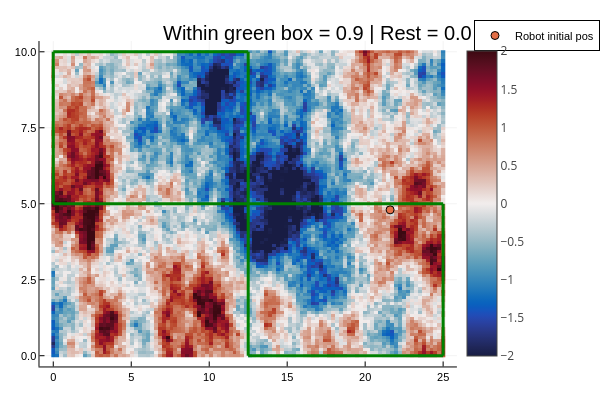

This figure's notebook cell:
### Code cell
plot()
heatmap(env_data.X, env_data.Y, env_data.W', cmap = :balance; plottype=:wx)
scatter!(first.(x0s), last.(x0s), label = "Robot initial pos")
plot!(clims=(-2,2))
# Define the range for x
x1 = 0:0.1:12.5
x3 = 0:0.1:12.5
y2 = 5.0:0.1:10.0
y4 = 5.0:0.1:10.0
x5 = 12.5:0.1:25
y7 = 0:0.1:5.0
# Define the constant y
y1 = 5 .* ones(length(x1))
y3 = 10 .* ones(length(x1))
x2 = 12.5 .* ones(length(y2))
x4 = 0.0 .* ones(length(y2))
y5 = 0.0 .* ones(length(x5))
y6 = 5.0 .* ones(length(x5))
x7 = 12.5 .* ones(length(y7))
x8 = 25 .* ones(length(y7))
                    
# Plot the line
# Top left box
plot!(x1, y1, label="", lw=3, color = "green")
plot!(x2, y2, label="", lw=3, color = "green")
plot!(x3, y3, label="", lw=3, color = "green")
plot!(x4, y4, label="", lw=3 ,color = "green")

# Bottom right box 
plot!(x5, y5, label="", lw=3, color = "green")
plot!(x5, y6, label="", lw=3, color = "green")
plot!(x7, y7, label="", lw=3, color = "green")
plot!(x8, y7, label="", lw=3 ,color = "green")

title!("Within green box = 0.9 | Rest = 0.0")

### Figure 1 — Plotly figure (JSON) as saved in the notebook; plotly's stock layout.template omitted (floating-point values rounded to 4 significant figures; data arrays with more than 128 entries replaced by an {"elided": "..."} marker saying what was removed)
{"data": [{"colorbar": {"len": 0.9039, "title": "", "x": 0.7615, "y": 0.4896}, "colorscale": {"elided": "256x2 mixed values"}, "name": "y1", "plottype": "wx", "showlegend": false, "showscale": true, "type": "heatmap", "x": [-0.1263, 0.1263, 0.3788, 0.6313, 0.8838, 1.136, 1.389, 1.641, 1.894, 2.146, 2.399, 2.652, 2.904, 3.157, 3.409, 3.662, 3.914, 4.167, 4.419, 4.672, 4.924, 5.177, 5.429, 5.682, 5.934, 6.187, 6.439, 6.692, 6.944, 7.197, 7.449, 7.702, 7.955, 8.207, 8.46, 8.712, 8.965, 9.217, 9.47, 9.722, 9.975, 10.23, 10.48, 10.73, 10.98, 11.24, 11.49, 11.74, 11.99, 12.25, 12.5, 12.75, 13.01, 13.26, 13.51, 13.76, 14.02, 14.27, 14.52, 14.77, 15.03, 15.28, 15.53, 15.78, 16.04, 16.29, 16.54, 16.79, 17.05, 17.3, 17.55, 17.8, 18.06, 18.31, 18.56, 18.81, 19.07, 19.32, 19.57, 19.82, 20.08, 20.33, 20.58, 20.83, 21.09, 21.34, 21.59, 21.84, 22.1, 22.35, 22.6, 22.85, 23.11, 23.36, 23.61, 23.86, 24.12, 24.37, 24.62, 24.87, 25.13], "xaxis": "x", "y": [-0.05051, 0.05051, 0.1515, 0.2525, 0.3535, 0.4545, 0.5556, 0.6566, 0.7576, 0.8586, 0.9596, 1.061, 1.162, 1.263, 1.364, 1.465, 1.566, 1.667, 1.768, 1.869, 1.97, 2.071, 2.172, 2.273, 2.374, 2.475, 2.576, 2.677, 2.778, 2.879, 2.98, 3.081, 3.182, 3.283, 3.384, 3.485, 3.586, 3.687, 3.788, 3.889, 3.99, 4.091, 4.192, 4.293, 4.394, 4.495, 4.596, 4.697, 4.798, 4.899, 5, 5.101, 5.202, 5.303, 5.404, 5.505, 5.606, 5.707, 5.808, 5.909, 6.01, 6.111, 6.212, 6.313, 6.414, 6.515, 6.616, 6.717, 6.818, 6.919, 7.02, 7.121, 7.222, 7.323, 7.424, 7.525, 7.626, 7.727, 7.828, 7.929, 8.03, 8.131, 8.232, 8.333, 8.434, 8.535, 8.636, 8.737, 8.838, 8.939, 9.04, 9.141, 9.242, 9.343, 9.444, 9.545, 9.646, 9.747, 9.848, 9.949, 10.05], "yaxis": "y", "z": {"elided": "100x100 float values"}, "zmax": 2, "zmin": -2}, {"colorbar": {"len": 0.9039, "title": "", "x": 0.7615, "y": 0.4896}, "legendgroup": "Robot initial pos", "marker": {"color": "rgba(227, 111, 71, 1.000)", "line": {"color": "rgba(0, 0, 0, 1.000)", "width": 1}, "size": 8, "symbol": "circle"}, "mode": "markers", "name": "Robot initial pos", "showlegend": true, "type": "scatter", "x": [21.6], "xaxis": "x", "y": [4.8], "yaxis": "y", "zmax": 2, "zmin": -2}, {"colorbar": {"len": 0.9039, "title": "", "x": 0.7615, "y": 0.4896}, "legendgroup": "", "line": {"color": "rgba(0, 128, 0, 1.000)", "dash": "solid", "shape": "linear", "width": 3}, "mode": "lines", "name": "", "showlegend": false, "type": "scatter", "x": [0, 0.1, 0.2, 0.3, 0.4, 0.5, 0.6, 0.7, 0.8, 0.9, 1, 1.1, 1.2, 1.3, 1.4, 1.5, 1.6, 1.7, 1.8, 1.9, 2, 2.1, 2.2, 2.3, 2.4, 2.5, 2.6, 2.7, 2.8, 2.9, 3, 3.1, 3.2, 3.3, 3.4, 3.5, 3.6, 3.7, 3.8, 3.9, 4, 4.1, 4.2, 4.3, 4.4, 4.5, 4.6, 4.7, 4.8, 4.9, 5, 5.1, 5.2, 5.3, 5.4, 5.5, 5.6, 5.7, 5.8, 5.9, 6, 6.1, 6.2, 6.3, 6.4, 6.5, 6.6, 6.7, 6.8, 6.9, 7, 7.1, 7.2, 7.3, 7.4, 7.5, 7.6, 7.7, 7.8, 7.9, 8, 8.1, 8.2, 8.3, 8.4, 8.5, 8.6, 8.7, 8.8, 8.9, 9, 9.1, 9.2, 9.3, 9.4, 9.5, 9.6, 9.7, 9.8, 9.9, 10, 10.1, 10.2, 10.3, 10.4, 10.5, 10.6, 10.7, 10.8, 10.9, 11, 11.1, 11.2, 11.3, 11.4, 11.5, 11.6, 11.7, 11.8, 11.9, 12, 12.1, 12.2, 12.3, 12.4, 12.5], "xaxis": "x", "y": [5, 5, 5, 5, 5, 5, 5, 5, 5, 5, 5, 5, 5, 5, 5, 5, 5, 5, 5, 5, 5, 5, 5, 5, 5, 5, 5, 5, 5, 5, 5, 5, 5, 5, 5, 5, 5, 5, 5, 5, 5, 5, 5, 5, 5, 5, 5, 5, 5, 5, 5, 5, 5, 5, 5, 5, 5, 5, 5, 5, 5, 5, 5, 5, 5, 5, 5, 5, 5, 5, 5, 5, 5, 5, 5, 5, 5, 5, 5, 5, 5, 5, 5, 5, 5, 5, 5, 5, 5, 5, 5, 5, 5, 5, 5, 5, 5, 5, 5, 5, 5, 5, 5, 5, 5, 5, 5, 5, 5, 5, 5, 5, 5, 5, 5, 5, 5, 5, 5, 5, 5, 5, 5, 5, 5, 5], "yaxis": "y", "zmax": 2, "zmin": -2}, {"colorbar": {"len": 0.9039, "title": "", "x": 0.7615, "y": 0.4896}, "legendgroup": "", "line": {"color": "rgba(0, 128, 0, 1.000)", "dash": "solid", "shape": "linear", "width": 3}, "mode": "lines", "name": "", "showlegend": false, "type": "scatter", "x": [12.5, 12.5, 12.5, 12.5, 12.5, 12.5, 12.5, 12.5, 12.5, 12.5, 12.5, 12.5, 12.5, 12.5, 12.5, 12.5, 12.5, 12.5, 12.5, 12.5, 12.5, 12.5, 12.5, 12.5, 12.5, 12.5, 12.5, 12.5, 12.5, 12.5, 12.5, 12.5, 12.5, 12.5, 12.5, 12.5, 12.5, 12.5, 12.5, 12.5, 12.5, 12.5, 12.5, 12.5, 12.5, 12.5, 12.5, 12.5, 12.5, 12.5, 12.5], "xaxis": "x", "y": [5, 5.1, 5.2, 5.3, 5.4, 5.5, 5.6, 5.7, 5.8, 5.9, 6, 6.1, 6.2, 6.3, 6.4, 6.5, 6.6, 6.7, 6.8, 6.9, 7, 7.1, 7.2, 7.3, 7.4, 7.5, 7.6, 7.7, 7.8, 7.9, 8, 8.1, 8.2, 8.3, 8.4, 8.5, 8.6, 8.7, 8.8, 8.9, 9, 9.1, 9.2, 9.3, 9.4, 9.5, 9.6, 9.7, 9.8, 9.9, 10], "yaxis": "y", "zmax": 2, "zmin": -2}, {"colorbar": {"len": 0.9039, "title": "", "x": 0.7615, "y": 0.4896}, "legendgroup": "", "line": {"color": "rgba(0, 128, 0, 1.000)", "dash": "solid", "shape": "linear", "width": 3}, "mode": "lines", "name": "", "showlegend": false, "type": "scatter", "x": [0, 0.1, 0.2, 0.3, 0.4, 0.5, 0.6, 0.7, 0.8, 0.9, 1, 1.1, 1.2, 1.3, 1.4, 1.5, 1.6, 1.7, 1.8, 1.9, 2, 2.1, 2.2, 2.3, 2.4, 2.5, 2.6, 2.7, 2.8, 2.9, 3, 3.1, 3.2, 3.3, 3.4, 3.5, 3.6, 3.7, 3.8, 3.9, 4, 4.1, 4.2, 4.3, 4.4, 4.5, 4.6, 4.7, 4.8, 4.9, 5, 5.1, 5.2, 5.3, 5.4, 5.5, 5.6, 5.7, 5.8, 5.9, 6, 6.1, 6.2, 6.3, 6.4, 6.5, 6.6, 6.7, 6.8, 6.9, 7, 7.1, 7.2, 7.3, 7.4, 7.5, 7.6, 7.7, 7.8, 7.9, 8, 8.1, 8.2, 8.3, 8.4, 8.5, 8.6, 8.7, 8.8, 8.9, 9, 9.1, 9.2, 9.3, 9.4, 9.5, 9.6, 9.7, 9.8, 9.9, 10, 10.1, 10.2, 10.3, 10.4, 10.5, 10.6, 10.7, 10.8, 10.9, 11, 11.1, 11.2, 11.3, 11.4, 11.5, 11.6, 11.7, 11.8, 11.9, 12, 12.1, 12.2, 12.3, 12.4, 12.5], "xaxis": "x", "y": [10, 10, 10, 10, 10, 10, 10, 10, 10, 10, 10, 10, 10, 10, 10, 10, 10, 10, 10, 10, 10, 10, 10, 10, 10, 10, 10, 10, 10, 10, 10, 10, 10, 10, 10, 10, 10, 10, 10, 10, 10, 10, 10, 10, 10, 10, 10, 10, 10, 10, 10, 10, 10, 10, 10, 10, 10, 10, 10, 10, 10, 10, 10, 10, 10, 10, 10, 10, 10, 10, 10, 10, 10, 10, 10, 10, 10, 10, 10, 10, 10, 10, 10, 10, 10, 10, 10, 10, 10, 10, 10, 10, 10, 10, 10, 10, 10, 10, 10, 10, 10, 10, 10, 10, 10, 10, 10, 10, 10, 10, 10, 10, 10, 10, 10, 10, 10, 10, 10, 10, 10, 10, 10, 10, 10, 10], "yaxis": "y", "zmax": 2, "zmin": -2}, {"colorbar": {"len": 0.9039, "title": "", "x": 0.7615, "y": 0.4896}, "legendgroup": "", "line": {"color": "rgba(0, 128, 0, 1.000)", "dash": "solid", "shape": "linear", "width": 3}, "mode": "lines", "name": "", "showlegend": false, "type": "scatter", "x": [0, 0, 0, 0, 0, 0, 0, 0, 0, 0, 0, 0, 0, 0, 0, 0, 0, 0, 0, 0, 0, 0, 0, 0, 0, 0, 0, 0, 0, 0, 0, 0, 0, 0, 0, 0, 0, 0, 0, 0, 0, 0, 0, 0, 0, 0, 0, 0, 0, 0, 0], "xaxis": "x", "y": [5, 5.1, 5.2, 5.3, 5.4, 5.5, 5.6, 5.7, 5.8, 5.9, 6, 6.1, 6.2, 6.3, 6.4, 6.5, 6.6, 6.7, 6.8, 6.9, 7, 7.1, 7.2, 7.3, 7.4, 7.5, 7.6, 7.7, 7.8, 7.9, 8, 8.1, 8.2, 8.3, 8.4, 8.5, 8.6, 8.7, 8.8, 8.9, 9, 9.1, 9.2, 9.3, 9.4, 9.5, 9.6, 9.7, 9.8, 9.9, 10], "yaxis": "y", "zmax": 2, "zmin": -2}, {"colorbar": {"len": 0.9039, "title": "", "x": 0.7615, "y": 0.4896}, "legendgroup": "", "line": {"color": "rgba(0, 128, 0, 1.000)", "dash": "solid", "shape": "linear", "width": 3}, "mode": "lines", "name": "", "showlegend": false, "type": "scatter", "x": [12.5, 12.6, 12.7, 12.8, 12.9, 13, 13.1, 13.2, 13.3, 13.4, 13.5, 13.6, 13.7, 13.8, 13.9, 14, 14.1, 14.2, 14.3, 14.4, 14.5, 14.6, 14.7, 14.8, 14.9, 15, 15.1, 15.2, 15.3, 15.4, 15.5, 15.6, 15.7, 15.8, 15.9, 16, 16.1, 16.2, 16.3, 16.4, 16.5, 16.6, 16.7, 16.8, 16.9, 17, 17.1, 17.2, 17.3, 17.4, 17.5, 17.6, 17.7, 17.8, 17.9, 18, 18.1, 18.2, 18.3, 18.4, 18.5, 18.6, 18.7, 18.8, 18.9, 19, 19.1, 19.2, 19.3, 19.4, 19.5, 19.6, 19.7, 19.8, 19.9, 20, 20.1, 20.2, 20.3, 20.4, 20.5, 20.6, 20.7, 20.8, 20.9, 21, 21.1, 21.2, 21.3, 21.4, 21.5, 21.6, 21.7, 21.8, 21.9, 22, 22.1, 22.2, 22.3, 22.4, 22.5, 22.6, 22.7, 22.8, 22.9, 23, 23.1, 23.2, 23.3, 23.4, 23.5, 23.6, 23.7, 23.8, 23.9, 24, 24.1, 24.2, 24.3, 24.4, 24.5, 24.6, 24.7, 24.8, 24.9, 25], "xaxis": "x", "y": [0, 0, 0, 0, 0, 0, 0, 0, 0, 0, 0, 0, 0, 0, 0, 0, 0, 0, 0, 0, 0, 0, 0, 0, 0, 0, 0, 0, 0, 0, 0, 0, 0, 0, 0, 0, 0, 0, 0, 0, 0, 0, 0, 0, 0, 0, 0, 0, 0, 0, 0, 0, 0, 0, 0, 0, 0, 0, 0, 0, 0, 0, 0, 0, 0, 0, 0, 0, 0, 0, 0, 0, 0, 0, 0, 0, 0, 0, 0, 0, 0, 0, 0, 0, 0, 0, 0, 0, 0, 0, 0, 0, 0, 0, 0, 0, 0, 0, 0, 0, 0, 0, 0, 0, 0, 0, 0, 0, 0, 0, 0, 0, 0, 0, 0, 0, 0, 0, 0, 0, 0, 0, 0, 0, 0, 0], "yaxis": "y", "zmax": 2, "zmin": -2}, {"colorbar": {"len": 0.9039, "title": "", "x": 0.7615, "y": 0.4896}, "legendgroup": "", "line": {"color": "rgba(0, 128, 0, 1.000)", "dash": "solid", "shape": "linear", "width": 3}, "mode": "lines", "name": "", "showlegend": false, "type": "scatter", "x": [12.5, 12.6, 12.7, 12.8, 12.9, 13, 13.1, 13.2, 13.3, 13.4, 13.5, 13.6, 13.7, 13.8, 13.9, 14, 14.1, 14.2, 14.3, 14.4, 14.5, 14.6, 14.7, 14.8, 14.9, 15, 15.1, 15.2, 15.3, 15.4, 15.5, 15.6, 15.7, 15.8, 15.9, 16, 16.1, 16.2, 16.3, 16.4, 16.5, 16.6, 16.7, 16.8, 16.9, 17, 17.1, 17.2, 17.3, 17.4, 17.5, 17.6, 17.7, 17.8, 17.9, 18, 18.1, 18.2, 18.3, 18.4, 18.5, 18.6, 18.7, 18.8, 18.9, 19, 19.1, 19.2, 19.3, 19.4, 19.5, 19.6, 19.7, 19.8, 19.9, 20, 20.1, 20.2, 20.3, 20.4, 20.5, 20.6, 20.7, 20.8, 20.9, 21, 21.1, 21.2, 21.3, 21.4, 21.5, 21.6, 21.7, 21.8, 21.9, 22, 22.1, 22.2, 22.3, 22.4, 22.5, 22.6, 22.7, 22.8, 22.9, 23, 23.1, 23.2, 23.3, 23.4, 23.5, 23.6, 23.7, 23.8, 23.9, 24, 24.1, 24.2, 24.3, 24.4, 24.5, 24.6, 24.7, 24.8, 24.9, 25], "xaxis": "x", "y": [5, 5, 5, 5, 5, 5, 5, 5, 5, 5, 5, 5, 5, 5, 5, 5, 5, 5, 5, 5, 5, 5, 5, 5, 5, 5, 5, 5, 5, 5, 5, 5, 5, 5, 5, 5, 5, 5, 5, 5, 5, 5, 5, 5, 5, 5, 5, 5, 5, 5, 5, 5, 5, 5, 5, 5, 5, 5, 5, 5, 5, 5, 5, 5, 5, 5, 5, 5, 5, 5, 5, 5, 5, 5, 5, 5, 5, 5, 5, 5, 5, 5, 5, 5, 5, 5, 5, 5, 5, 5, 5, 5, 5, 5, 5, 5, 5, 5, 5, 5, 5, 5, 5, 5, 5, 5, 5, 5, 5, 5, 5, 5, 5, 5, 5, 5, 5, 5, 5, 5, 5, 5, 5, 5, 5, 5], "yaxis": "y", "zmax": 2, "zmin": -2}, {"colorbar": {"len": 0.9039, "title": "", "x": 0.7615, "y": 0.4896}, "legendgroup": "", "line": {"color": "rgba(0, 128, 0, 1.000)", "dash": "solid", "shape": "linear", "width": 3}, "mode": "lines", "name": "", "showlegend": false, "type": "scatter", "x": [12.5, 12.5, 12.5, 12.5, 12.5, 12.5, 12.5, 12.5, 12.5, 12.5, 12.5, 12.5, 12.5, 12.5, 12.5, 12.5, 12.5, 12.5, 12.5, 12.5, 12.5, 12.5, 12.5, 12.5, 12.5, 12.5, 12.5, 12.5, 12.5, 12.5, 12.5, 12.5, 12.5, 12.5, 12.5, 12.5, 12.5, 12.5, 12.5, 12.5, 12.5, 12.5, 12.5, 12.5, 12.5, 12.5, 12.5, 12.5, 12.5, 12.5, 12.5], "xaxis": "x", "y": [0, 0.1, 0.2, 0.3, 0.4, 0.5, 0.6, 0.7, 0.8, 0.9, 1, 1.1, 1.2, 1.3, 1.4, 1.5, 1.6, 1.7, 1.8, 1.9, 2, 2.1, 2.2, 2.3, 2.4, 2.5, 2.6, 2.7, 2.8, 2.9, 3, 3.1, 3.2, 3.3, 3.4, 3.5, 3.6, 3.7, 3.8, 3.9, 4, 4.1, 4.2, 4.3, 4.4, 4.5, 4.6, 4.7, 4.8, 4.9, 5], "yaxis": "y", "zmax": 2, "zmin": -2}, {"colorbar": {"len": 0.9039, "title": "", "x": 0.7615, "y": 0.4896}, "legendgroup": "", "line": {"color": "rgba(0, 128, 0, 1.000)", "dash": "solid", "shape": "linear", "width": 3}, "mode": "lines", "name": "", "showlegend": false, "type": "scatter", "x": [25, 25, 25, 25, 25, 25, 25, 25, 25, 25, 25, 25, 25, 25, 25, 25, 25, 25, 25, 25, 25, 25, 25, 25, 25, 25, 25, 25, 25, 25, 25, 25, 25, 25, 25, 25, 25, 25, 25, 25, 25, 25, 25, 25, 25, 25, 25, 25, 25, 25, 25], "xaxis": "x", "y": [0, 0.1, 0.2, 0.3, 0.4, 0.5, 0.6, 0.7, 0.8, 0.9, 1, 1.1, 1.2, 1.3, 1.4, 1.5, 1.6, 1.7, 1.8, 1.9, 2, 2.1, 2.2, 2.3, 2.4, 2.5, 2.6, 2.7, 2.8, 2.9, 3, 3.1, 3.2, 3.3, 3.4, 3.5, 3.6, 3.7, 3.8, 3.9, 4, 4.1, 4.2, 4.3, 4.4, 4.5, 4.6, 4.7, 4.8, 4.9, 5], "yaxis": "y", "zmax": 2, "zmin": -2}], "layout": {"annotations": [{"font": {"color": "rgba(0, 0, 0, 1.000)", "family": "sans-serif", "size": 20}, "rotation": 0, "showarrow": false, "text": "Within green box = 0.9 | Rest = 0.0", "x": 0.5296, "xanchor": "center", "xref": "paper", "y": 1, "yanchor": "top", "yref": "paper"}], "height": 400, "legend": {"bgcolor": "rgba(255, 255, 255, 1.000)", "bordercolor": "rgba(0, 0, 0, 1.000)", "borderwidth": 1, "font": {"color": "rgba(0, 0, 0, 1.000)", "family": "sans-serif", "size": 11}, "title": {"font": {"color": "rgba(0, 0, 0, 1.000)", "family": "sans-serif", "size": 15}, "text": ""}, "tracegroupgap": 0, "traceorder": "normal", "x": 1, "xanchor": "auto", "y": 1, "yanchor": "auto"}, "margin": {"b": 20, "l": 0, "r": 0, "t": 20}, "paper_bgcolor": "rgba(255, 255, 255, 1.000)", "plot_bgcolor": "rgba(255, 255, 255, 1.000)", "showlegend": true, "width": 600, "xaxis": {"anchor": "y", "domain": [0.06582, 0.7615], "gridcolor": "rgba(0, 0, 0, 0.100)", "gridwidth": 0.5, "linecolor": "rgba(0, 0, 0, 1.000)", "mirror": false, "range": [-0.8838, 25.88], "showgrid": true, "showline": true, "showticklabels": true, "tickangle": 0, "tickcolor": "rgb(0, 0, 0)", "tickfont": {"color": "rgba(0, 0, 0, 1.000)", "family": "sans-serif", "size": 11}, "tickmode": "array", "ticks": "inside", "ticktext": ["0", "5", "10", "15", "20", "25"], "tickvals": [0, 5, 10, 15, 20, 25], "title": "", "titlefont": {"color": "rgba(0, 0, 0, 1.000)", "family": "sans-serif", "size": 15}, "type": "-", "visible": true, "zeroline": false, "zerolinecolor": "rgba(0, 0, 0, 1.000)"}, "yaxis": {"anchor": "x", "domain": [0.03762, 0.9415], "gridcolor": "rgba(0, 0, 0, 0.100)", "gridwidth": 0.5, "linecolor": "rgba(0, 0, 0, 1.000)", "mirror": false, "range": [-0.3535, 10.35], "showgrid": true, "showline": true, "showticklabels": true, "tickangle": 0, "tickcolor": "rgb(0, 0, 0)", "tickfont": {"color": "rgba(0, 0, 0, 1.000)", "family": "sans-serif", "size": 11}, "tickmode": "array", "ticks": "inside", "ticktext": ["0.0", "2.5", "5.0", "7.5", "10.0"], "tickvals": [0, 2.5, 5, 7.5, 10], "title": "", "titlefont": {"color": "rgba(0, 0, 0, 1.000)", "family": "sans-serif", "size": 15}, "type": "-", "visible": true, "zeroline": false, "zerolinecolor": "rgba(0, 0, 0, 1.000)"}}}
